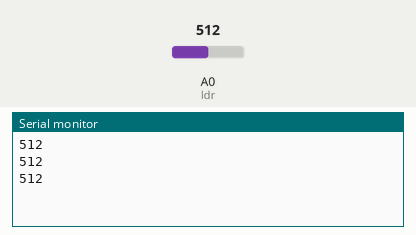
A sketch run on a simulated Arduino Uno, built with avr-gcc and run on an emulated ATmega328P. On the bench: the last lines printed to the serial monitor. Inputs (shaded band) come from the test bench; at power-on: A0 (ldr) = 512.

Above: at 1.3 s.
1.4 s: A0 (ldr) set to 716
At 1.9 s:
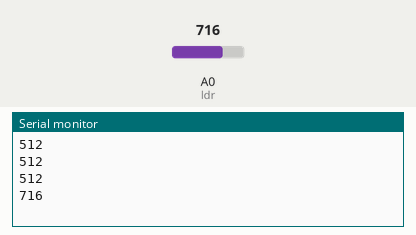
2.9 s: A0 (ldr) set to 900
At 3.4 s:
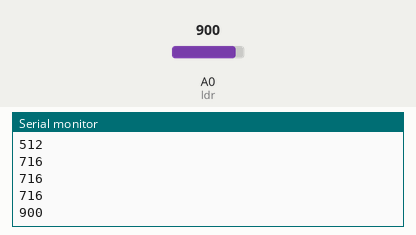
Timing chart, 0 to 5.9 s (numbered marks = the images above; inputs shaded):
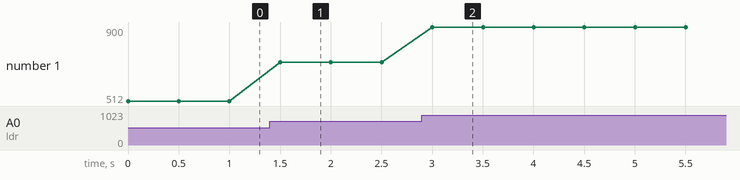

Measured:
- after the input at 1.4 s, the serial monitor: prints a new line after 0.10 s (image 1)
- after the input at 2.9 s, the serial monitor: prints a new line after 0.10 s (image 2)
- plotted number 1: 512 → 716 after the input at 1.4 s, 716 → 900 after the input at 2.9 s

The sketch:

arduinoLDR.ino
```cpp
const int ldr = A0;


void setup() {
  // put your setup code here, to run once:
  Serial.begin(9600);
  pinMode(ldr,INPUT);
}

void loop() {
  Serial.println(analogRead(ldr));
  // put your main code here, to run repeatedly:
  delay(500);

}
```
